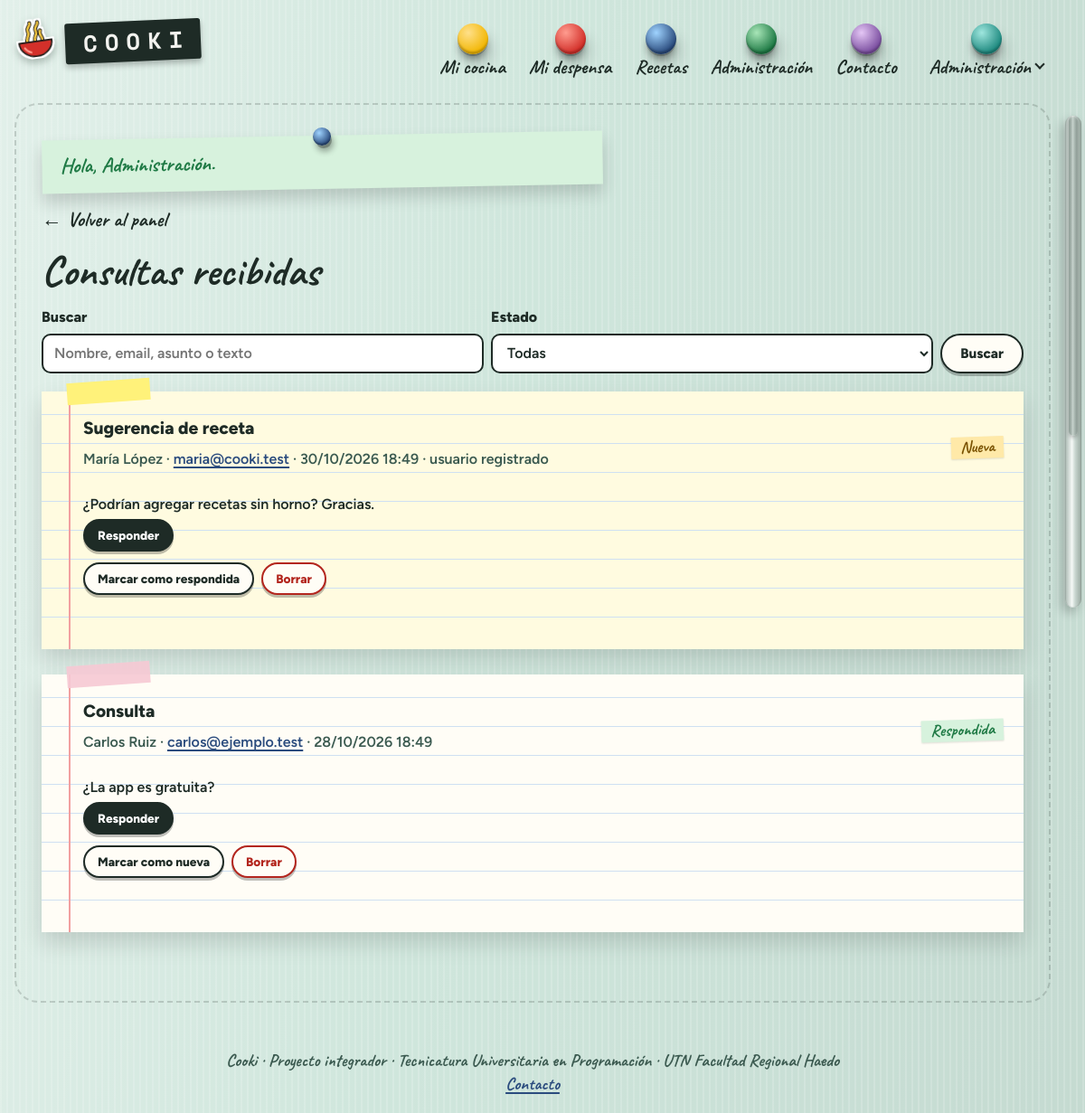
The app's page /admin/consultas.php (signed in) with its own data.
### tables this page shows
CREATE TABLE contacto (
    id              INT UNSIGNED AUTO_INCREMENT PRIMARY KEY,
    usuario_id      INT UNSIGNED NULL,
    nombre          VARCHAR(80)  NOT NULL,
    email           VARCHAR(190) NOT NULL,
    asunto          VARCHAR(120) NOT NULL,
    mensaje         TEXT         NOT NULL,
    estado          ENUM('nueva','respondida') NOT NULL DEFAULT 'nueva',
    correo_enviado  BOOLEAN      NOT NULL DEFAULT FALSE,    
    creado_en       DATETIME     NOT NULL DEFAULT CURRENT_TIMESTAMP,
     
    respuesta       TEXT         NULL,
    respondida_en   DATETIME     NULL,
    respondida_por  INT UNSIGNED NULL,
    respuesta_enviada BOOLEAN    NOT NULL DEFAULT FALSE,    
    KEY idx_contacto_estado (estado, creado_en),
    CONSTRAINT fk_contacto_usuario FOREIGN KEY (usuario_id) REFERENCES usuario(id) ON DELETE SET NULL,
    CONSTRAINT fk_contacto_respondio FOREIGN KEY (respondida_por) REFERENCES usuario(id) ON DELETE SET NULL
);

### src/bootstrap.php (called while the page is built, shortened)
<?php
spl_autoload_register(function (string $clase): void {
    $prefijo = 'Cooki\\';
    $relativa = str_replace('\\', '/', substr($clase, strlen($prefijo)));
    $archivo = __DIR__ . '/' . $relativa . '.php';
});
require_once __DIR__ . '/ayudas.php';

### src/Config.php (called while the page is built, shortened)
<?php
final class Config
{
    private static array $valores = [];
    public static function get(string $clave, string $porDefecto = ''): string
    {
        $env = getenv($clave);
        if ($env !== false && $env !== '') {
            return $env;
        }
        return self::$valores[$clave] ?? $porDefecto;
    }
}

### src/Db.php (called while the page is built, shortened)
<?php
final class Db
{
    private static ?PDO $pdo = null;
    public static function conexion(): PDO
    {
        if (self::$pdo === null) {
            $dsn = sprintf(
                'mysql:host=%s;port=%s;dbname=%s;charset=utf8mb4',
                Config::get('DB_HOST', '127.0.0.1'),
                Config::get('DB_PORT', '3306'),
                Config::get('DB_NAME', 'cooki')
            );
            self::$pdo = new PDO($dsn, Config::get('DB_USER', 'root'), Config::get('DB_PASS'), [
                PDO::ATTR_ERRMODE => PDO::ERRMODE_EXCEPTION,
                PDO::ATTR_DEFAULT_FETCH_MODE => PDO::FETCH_ASSOC,
                PDO::ATTR_EMULATE_PREPARES => false,
            ]);
        }
        return self::$pdo;
    }
}

### src/Repositorios/ContactoRepositorio.php (called while the page is built, shortened)
<?php
final class ContactoRepositorio
{
    public function listar(string $texto = '', string $estado = ''): array
    {
        $consulta = $this->db->prepare(
            'SELECT c.*, u.nombre AS usuario, r.nombre AS respondio
             FROM contacto c LEFT JOIN usuario u ON u.id = c.usuario_id LEFT JOIN usuario r ON r.id = c.respondida_por
             WHERE (c.nombre LIKE :t1 OR c.email LIKE :t2 OR c.asunto LIKE :t3 OR c.mensaje LIKE :t4)
               AND (:estado1 = \'\' OR c.estado = :estado2)
             ORDER BY c.estado = \'respondida\', c.creado_en DESC'
        );
        $patron = "%{$texto}%";
        $consulta->execute([
            't1' => $patron, 't2' => $patron, 't3' => $patron, 't4' => $patron,
            'estado1' => $estado, 'estado2' => $estado,
        ]);
        return $consulta->fetchAll();
    }
}

### public/admin/consultas.php (the view, shortened to what this page needs)
<?php
require dirname(__DIR__, 2) . '/src/bootstrap.php';
$repo = new ContactoRepositorio(Db::conexion());
$busqueda = trim((string) ($_GET['q'] ?? ''));
$estado = (string) ($_GET['estado'] ?? '');
if (!isset(ContactoRepositorio::ESTADOS[$estado])) {
    $estado = '';
}
$consultas = $repo->listar($busqueda, $estado);
$abierta = (int) ($_GET['responder'] ?? 0);
?>
<?= enlaceVolver('admin/index.php', 'Volver al panel') ?>
<h1>Consultas recibidas</h1>
<form class="buscador" method="get" role="search">
  <div class="campo">
    <label for="q">Buscar</label>
    <input id="q" name="q" type="search" placeholder="Nombre, email, asunto o texto" value="<?= e($busqueda) ?>">
  </div>
  <div class="campo">
    <label for="estado">Estado</label>
    <select id="estado" name="estado">
      <option value="">Todas</option>
    </select>
  </div>
  <button class="boton boton--secundario" type="submit">Buscar</button>
</form>
<?php foreach ($consultas as $c) : ?>
  <article class="tarjeta consulta<?= $c['estado'] === 'nueva' ? ' consulta--nueva' : '' ?>" id="consulta-<?= e($c['id']) ?>">
    <header class="encabezado-pagina">
      <div>
        <h2><?= e($c['asunto']) ?></h2>
        <p class="texto-suave">
          <?= e($c['nombre']) ?> · <a href="mailto:<?= e($c['email']) ?>"><?= e($c['email']) ?></a>
          · <?= e(date('d/m/Y H:i', strtotime($c['creado_en']))) ?>
          <?= $c['usuario'] ? ' · usuario registrado' : '' ?>
        </p>
      </div>
      <span class="etiqueta<?= $c['estado'] === 'nueva' ? ' etiqueta--alerta' : ' etiqueta--exito' ?>"><?= e(ContactoRepositorio::ESTADOS[$c['estado']]) ?></span>
    </header>
    <p class="consulta__mensaje"><?= nl2br(e($c['mensaje'])) ?></p>
    <details class="responder"<?= $abierta === (int) $c['id'] ? ' open' : '' ?>>
      <summary class="boton boton--chico"><?= $c['respuesta'] !== null ? 'Responder de nuevo' : 'Responder' ?></summary>
    </details>
    <div class="acciones">
      <form method="post">
        <?php if ($c['estado'] === 'nueva') : ?>
          <button class="boton boton--secundario boton--chico" name="accion" value="respondida">Marcar como respondida</button>
        <?php else : ?>
          <button class="boton boton--secundario boton--chico" name="accion" value="nueva">Marcar como nueva</button>
        <?php endif; ?>
      </form>
      <form method="post" data-confirmar="¿Borrar la consulta de <?= e($c['nombre']) ?>?">
        <button class="boton boton--peligro boton--chico" name="accion" value="borrar">Borrar</button>
      </form>
    </div>
  </article>
<?php endforeach; ?>

### records on screen
contacto: asunto "Sugerencia de receta", nombre "María López", email "maria@cooki.test", creado_en "30/10/2026 18:49", shows "· usuario registrado", estado "Nueva", mensaje "¿Podrían agregar recetas sin horno? Gracias.", shows "Responder", shows "Marcar como respondida"
contacto: asunto "Consulta", nombre "Carlos Ruiz", email "carlos@ejemplo.test", creado_en "28/10/2026 18:49", estado "Respondida", mensaje "¿La app es gratuita?", shows "Responder", shows "Marcar como nueva"

### other values on screen
$letra "C"
$letra "O"
$letra "K"
$letra "I"
$texto "Mi cocina"
$texto "Mi despensa"
$texto "Recetas"
$texto "Administración"
$texto "Contacto"
explode(' ', $usuario['nombre'])[0] "Administración"
$aviso['mensaje'] "Hola, Administración."
$texto "Volver al panel"
